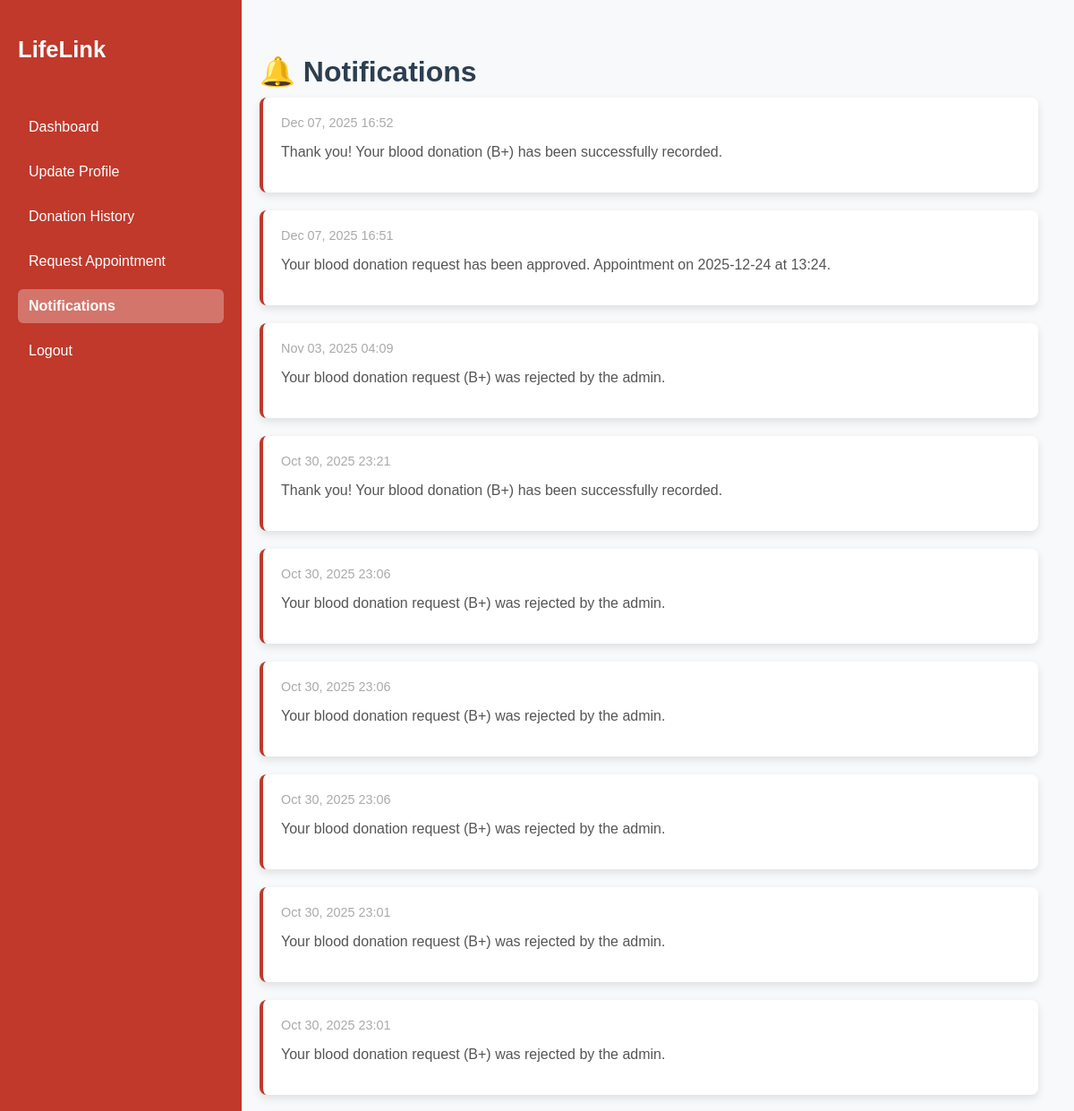
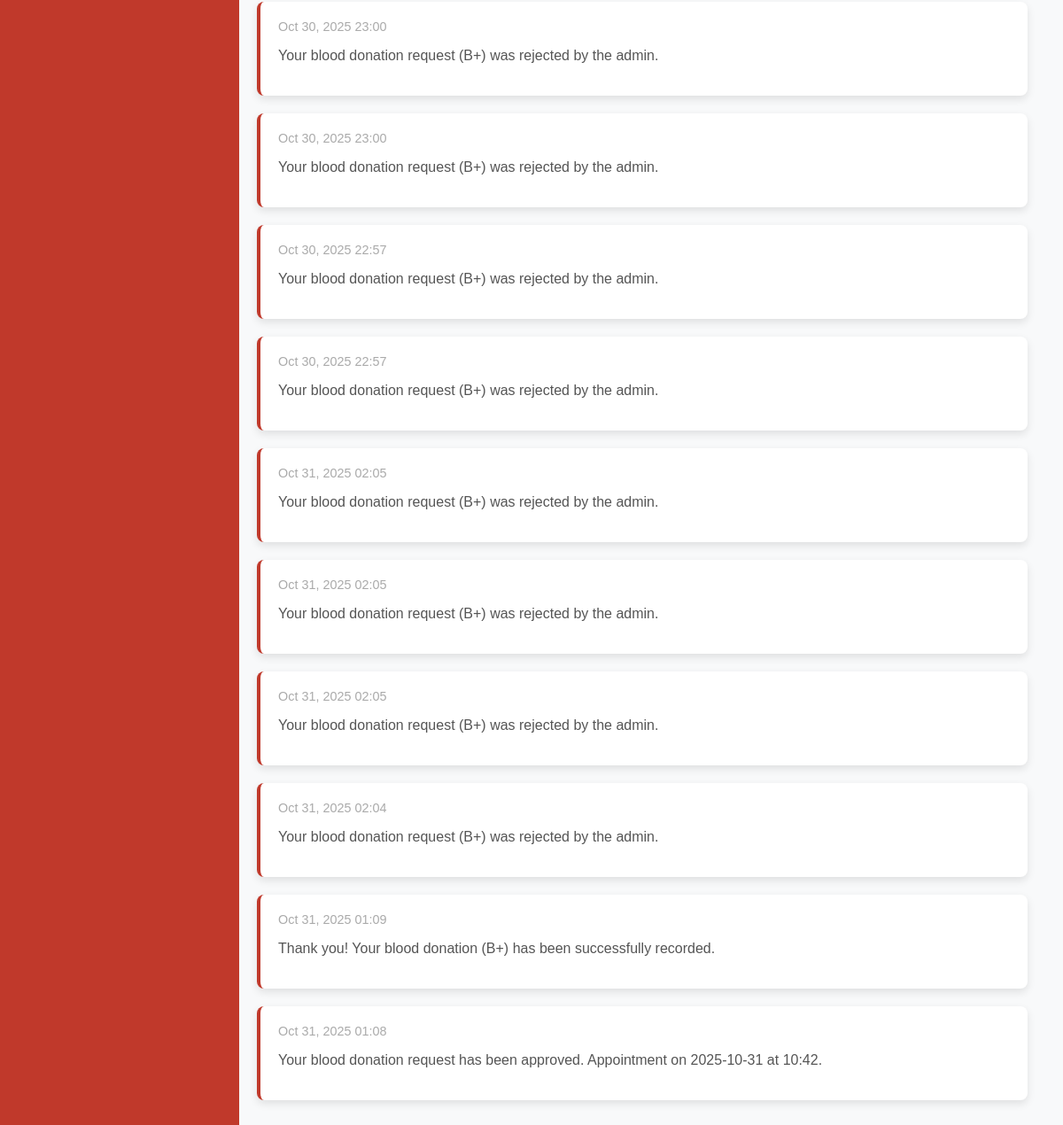
Page /donor_notification/ (signed in) on the committed database (2 pictures, top to bottom).
### Blood_Bank/models.py (models this page shows, shortened)
class Notification(models.Model):
    ROLE_CHOICES = [
        ('admin', 'Admin'),
        ('hospital', 'Hospital'),
        ('donor', 'Donor'),
        ('patient', 'Patient'),
    ]
    user = models.ForeignKey(User, on_delete=models.CASCADE)
    message = models.TextField()
    created_at = models.DateTimeField(auto_now_add=True)
    role = models.CharField(max_length=10, choices=ROLE_CHOICES, blank=True, null=True)
    is_read = models.BooleanField(default=False)

### Blood_Bank/views.py (the view)
# urls.py: path('donor_notification/',views.donor_notification,name='donor_notification'),
def donor_notification(request):
    profile = get_object_or_404(Profile, user=request.user)
    donor, created = Donor.objects.get_or_create(profile=profile)
    update_url = f"/update_donor/{donor.id}/"
    notifications = Notification.objects.filter(
        user=request.user,
        role='donor'
    ).order_by('-id')  # recent first
    return render(request, 'donor_dashboard/donor_notification.html', {
        'profile': profile,
        'donor': donor,
        'update_url': update_url,
        'notifications': notifications
    })

### Blood_Bank/templates/donor_dashboard/donor_notification.html (shortened to what this page needs)
{% load static %}
<!DOCTYPE html>
<html lang="en">
<head>
  <link rel="stylesheet" href="{% static 'css/donor_dashboard/donor_notification.css' %}">
</head>
<body>
  <div class="container">
    <aside class="sidebar">
      <h2>LifeLink</h2>
      <ul>
        <li><a href="{% url 'donordashboard' %}">Dashboard</a></li>
        <li><a href="{% url 'update_donor' donor.id %}">Update Profile</a></li>
        <li><a href="{% url 'donation_history' %}">Donation History</a></li>
        <li><a href="{% url 'request_appointment' %}">Request Appointment</a></li>
        <li><a href="{% url 'donor_notification' %}" class="active">Notifications</a></li>
        <li><a href="{% url 'home' %}">Logout</a></li>
      </ul>
    </aside>
    <main class="main-content">
      <h1>🔔 Notifications </h1>
      {% if notifications %}
        <div class="notifications-list">
          {% for note in notifications %}
            <div class="notification-card {% if note.is_read %}read{% else %}unread{% endif %}">
              <div class="note-header">
                <span class="date">{{ note.created_at|date:"M d, Y H:i" }}</span>
              </div>
              <p>{{ note.message }}</p>
            </div>
          {% endfor %}
        </div>
      {% else %}
        <p class="no-notification">No new notifications 💤</p>
      {% endif %}
    </main>
  </div>
</body>
</html>

### Blood_Bank/static/css/donor_dashboard/donor_notification.css (style rules this page uses)
body { margin: 0; font-family: 'Poppins', sans-serif; background-color: #f8f9fa; color: #333; }
.container { display: flex; min-height: 100vh; }
.sidebar { width: 230px; background-color: #c0392b; color: white; padding: 20px; position: fixed; top: 0; bottom: 0; left: 0; display: flex; flex-direction: column; align-items: flex-start; }
.sidebar h2 { font-size: 1.6rem; font-weight: bold; margin-bottom: 25px; text-align: left; }
.sidebar ul { list-style: none; padding: 0; width: 100%; }
.sidebar ul li { margin: 12px 0; }
.sidebar ul li a { text-decoration: none; color: white; font-size: 1rem; padding: 10px 12px; display: block; border-radius: 6px; transition: background 0.3s; }
.sidebar ul li a.active { background-color: rgba(255, 255, 255, 0.3); font-weight: bold; }
.main-content { margin-left: 250px; padding: 40px; flex-grow: 1; }
.main-content h1 { font-size: 2rem; color: #2c3e50; margin-bottom: 10px; }
.notifications-list { display: flex; flex-direction: column; gap: 20px; }
.notification-card { background-color: white; border-radius: 8px; box-shadow: 0 4px 10px rgba(0, 0, 0, 0.1); padding: 20px; transition: box-shadow 0.3s ease, transform 0.3s ease; }
.notification-card .note-header { display: flex; justify-content: space-between; margin-bottom: 15px; }
.notification-card p { font-size: 1rem; color: #555; }
.notification-card .date { font-size: 0.9rem; color: #aaa; }
.notification-card.unread { border-left: 4px solid #c0392b; }

### rows in the picture
Notification: created_at "Dec 07, 2025 16:52", message "Thank you! Your blood donation (B+) has been successfully recorded."
Notification: created_at "Dec 07, 2025 16:51", message "Your blood donation request has been approved. Appointment on 2025-12-24 at 13:24."
Notification: created_at "Nov 03, 2025 04:09", message "Your blood donation request (B+) was rejected by the admin."
Notification: created_at "Oct 30, 2025 23:21", message "Thank you! Your blood donation (B+) has been successfully recorded."
Notification: created_at "Oct 30, 2025 23:06", message "Your blood donation request (B+) was rejected by the admin."
Notification: created_at "Oct 30, 2025 23:06", message "Your blood donation request (B+) was rejected by the admin."
Notification: created_at "Oct 30, 2025 23:06", message "Your blood donation request (B+) was rejected by the admin."
Notification: created_at "Oct 30, 2025 23:01", message "Your blood donation request (B+) was rejected by the admin."
Notification: created_at "Oct 30, 2025 23:01", message "Your blood donation request (B+) was rejected by the admin."
Notification: created_at "Oct 30, 2025 23:00", message "Your blood donation request (B+) was rejected by the admin."
Notification: created_at "Oct 30, 2025 23:00", message "Your blood donation request (B+) was rejected by the admin."
Notification: created_at "Oct 30, 2025 22:57", message "Your blood donation request (B+) was rejected by the admin."
Notification: created_at "Oct 30, 2025 22:57", message "Your blood donation request (B+) was rejected by the admin."
Notification: created_at "Oct 31, 2025 02:05", message "Your blood donation request (B+) was rejected by the admin."
Notification: created_at "Oct 31, 2025 02:05", message "Your blood donation request (B+) was rejected by the admin."
Notification: created_at "Oct 31, 2025 02:05", message "Your blood donation request (B+) was rejected by the admin."
Notification: created_at "Oct 31, 2025 02:04", message "Your blood donation request (B+) was rejected by the admin."
Notification: created_at "Oct 31, 2025 01:09", message "Thank you! Your blood donation (B+) has been successfully recorded."
Notification: created_at "Oct 31, 2025 01:08", message "Your blood donation request has been approved. Appointment on 2025-10-31 at 10:42."
